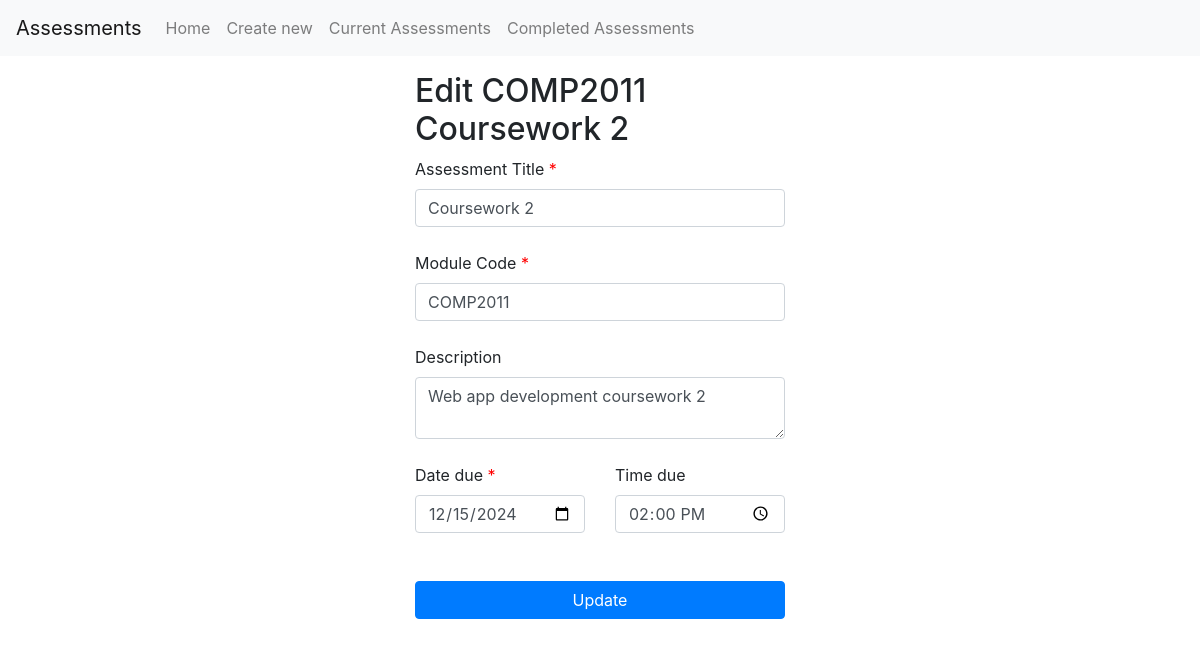
Screenshot of /edit/5 with the database file from the repository.
### app/models.py (models this page shows)
class Assessment(db.Model):
    id = db.Column(db.Integer, primary_key=True)
    title = db.Column(db.String(80), nullable=False)
    module = db.Column(db.String(10), nullable=False)
    deadline = db.Column(db.DateTime)
    description = db.Column(db.String(500))
    completed = db.Column(db.Boolean, default=False)

### app/views.py (the view, shortened to what this page needs)
@app.route('/edit', methods=['GET', 'POST'])
@app.route('/edit/<int:assessmentId>', methods=['GET', 'POST'])
def editAssessment(assessmentId=None):
    if assessmentId == None:
        return redirect("/")
    assessment = db.session.execute(db.select(Assessment).filter_by(id=assessmentId)).scalar()
    assessment_data = {
        "title": assessment.title,
        "module": assessment.module,
        "description": assessment.description,
        "dueDate": assessment.deadline.date(),
        "dueTime": assessment.deadline.time()
    }
    form = AssessmentForm(data=assessment_data)
    return render_template("assessmentForm.html",
                           title="Edit Assessment",
                           action="edit", # can be (create, edit)
                           assessment=formatAssessment(assessment),
                           form=form
                           )

### app/forms.py
class AssessmentForm(FlaskForm):
    title = StringField("Assessment Title", validators=[DataRequired()])
    module = StringField("Module Code", validators=[DataRequired()])
    description = TextAreaField("Description")
    dueDate = DateField("Date due", validators=[DataRequired()])
    dueTime = TimeField("Time due", default=datetime.time(0, 0))

### app/views.py (called while the page is built)
def formatAssessment(assessment):
    return {
            "id": assessment.id,
            "title": assessment.title,
            "module": assessment.module,
            "description": assessment.description,
            "dueDate": assessment.deadline.strftime("%d/%m/%Y"),
            "dueTime": assessment.deadline.strftime("%H:%M"),
            "completed": assessment.completed
        }

### app/templates/assessmentForm.html
{% extends "base.html" %} {% macro required() -%}
<span style="color: red"> *</span>
{%- endmacro %} {% block content %}
<div class="container-fluid">
  <div class="row">
    <div class="col-12 col-md-3 col-xl-4"></div>
    <div class="col-12 col-md-6 col-xl-4">
      {% if action=="create" %}
      <h2>Create a new Assessment</h2>
      {% else %}
      <h2>Edit {{ assessment.module }} {{ assessment.title }}</h2>
      {% endif %}
      <form action="" method="post" name="assessmentForm">
        {{ form.hidden_tag() }} {{ form.title.label}} {{ required() }} {{
        form.title(class_='form-control') }}
        <br />
        {{ form.module.label }} {{ required() }} {{
        form.module(class_='form-control')}}
        <br />
        {{ form.description.label}} {{ form.description(class_='form-control')}}
        <br />
        <div class="row">
          <div class="col-6">
            {{ form.dueDate.label }} {{ required() }} {{
            form.dueDate(class_='form-control') }}
          </div>
          <div class="col-6">
            {{ form.dueTime.label }} {{ form.dueTime(class='form-control') }}
          </div>
        </div>
        <br /><br />
        <input type="submit" value="{% if action=="create" %}Create{% else
        %}Update{% endif %}" class="btn btn-primary btn-block" />
      </form>
    </div>
  </div>
</div>
{% endblock content %}

### rows the page displays
Assessment: module "COMP2011", title "Coursework 2", description "Web app development coursework 2"
